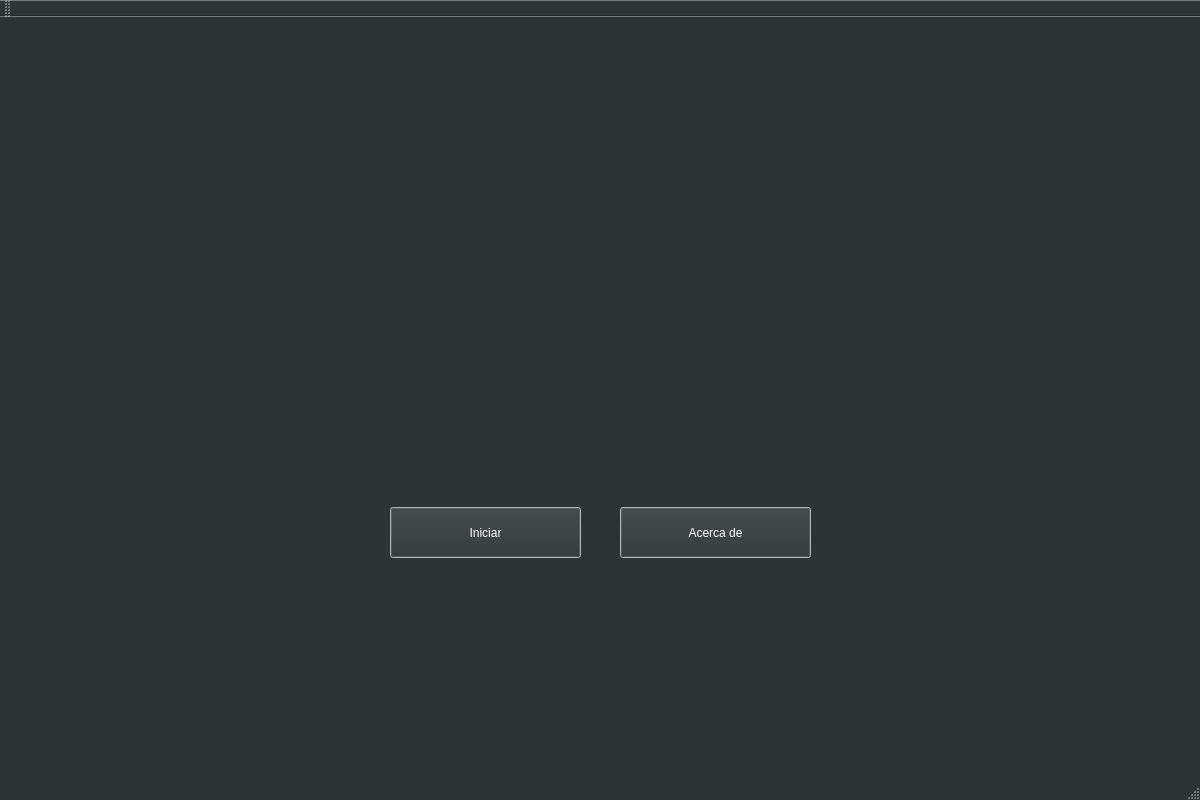
<?xml version="1.0" encoding="UTF-8"?>
<ui version="4.0">
 <class>MainWindow</class>
 <widget class="QMainWindow" name="MainWindow">
  <property name="geometry">
   <rect>
    <x>0</x>
    <y>0</y>
    <width>1200</width>
    <height>800</height>
   </rect>
  </property>
  <property name="palette">
   <palette>
    <active>
     <colorrole role="WindowText">
      <brush brushstyle="SolidPattern">
       <color alpha="255">
        <red>255</red>
        <green>255</green>
        <blue>255</blue>
       </color>
      </brush>
     </colorrole>
     <colorrole role="Button">
      <brush brushstyle="SolidPattern">
       <color alpha="255">
        <red>46</red>
        <green>52</green>
        <blue>54</blue>
       </color>
      </brush>
     </colorrole>
     <colorrole role="Light">
      <brush brushstyle="SolidPattern">
       <color alpha="255">
        <red>69</red>
        <green>78</green>
        <blue>81</blue>
       </color>
      </brush>
     </colorrole>
     <colorrole role="Midlight">
      <brush brushstyle="SolidPattern">
       <color alpha="255">
        <red>57</red>
        <green>65</green>
        <blue>67</blue>
       </color>
      </brush>
     </colorrole>
     <colorrole role="Dark">
      <brush brushstyle="SolidPattern">
       <color alpha="255">
        <red>23</red>
        <green>26</green>
        <blue>27</blue>
       </color>
      </brush>
     </colorrole>
     <colorrole role="Mid">
      <brush brushstyle="SolidPattern">
       <color alpha="255">
        <red>30</red>
        <green>34</green>
        <blue>36</blue>
       </color>
      </brush>
     </colorrole>
     <colorrole role="Text">
      <brush brushstyle="SolidPattern">
       <color alpha="255">
        <red>255</red>
        <green>255</green>
        <blue>255</blue>
       </color>
      </brush>
     </colorrole>
     <colorrole role="BrightText">
      <brush brushstyle="SolidPattern">
       <color alpha="255">
        <red>255</red>
        <green>255</green>
        <blue>255</blue>
       </color>
      </brush>
     </colorrole>
     <colorrole role="ButtonText">
      <brush brushstyle="SolidPattern">
       <color alpha="255">
        <red>255</red>
        <green>255</green>
        <blue>255</blue>
       </color>
      </brush>
     </colorrole>
     <colorrole role="Base">
      <brush brushstyle="SolidPattern">
       <color alpha="255">
        <red>0</red>
        <green>0</green>
        <blue>0</blue>
       </color>
      </brush>
     </colorrole>
     <colorrole role="Window">
      <brush brushstyle="SolidPattern">
       <color alpha="255">
        <red>46</red>
        <green>52</green>
        <blue>54</blue>
       </color>
      </brush>
     </colorrole>
     <colorrole role="Shadow">
      <brush brushstyle="SolidPattern">
       <color alpha="255">
        <red>0</red>
        <green>0</green>
        <blue>0</blue>
       </color>
      </brush>
     </colorrole>
     <colorrole role="AlternateBase">
      <brush brushstyle="SolidPattern">
       <color alpha="255">
        <red>23</red>
        <green>26</green>
        <blue>27</blue>
       </color>
      </brush>
     </colorrole>
     <colorrole role="ToolTipBase">
      <brush brushstyle="SolidPattern">
       <color alpha="255">
        <red>255</red>
        <green>255</green>
        <blue>220</blue>
       </color>
      </brush>
     </colorrole>
     <colorrole role="ToolTipText">
      <brush brushstyle="SolidPattern">
       <color alpha="255">
        <red>0</red>
        <green>0</green>
        <blue>0</blue>
       </color>
      </brush>
     </colorrole>
    </active>
    <inactive>
     <colorrole role="WindowText">
      <brush brushstyle="SolidPattern">
       <color alpha="255">
        <red>255</red>
        <green>255</green>
        <blue>255</blue>
       </color>
      </brush>
     </colorrole>
     <colorrole role="Button">
      <brush brushstyle="SolidPattern">
       <color alpha="255">
        <red>46</red>
        <green>52</green>
        <blue>54</blue>
       </color>
      </brush>
     </colorrole>
     <colorrole role="Light">
      <brush brushstyle="SolidPattern">
       <color alpha="255">
        <red>69</red>
        <green>78</green>
        <blue>81</blue>
       </color>
      </brush>
     </colorrole>
     <colorrole role="Midlight">
      <brush brushstyle="SolidPattern">
       <color alpha="255">
        <red>57</red>
        <green>65</green>
        <blue>67</blue>
       </color>
      </brush>
     </colorrole>
     <colorrole role="Dark">
      <brush brushstyle="SolidPattern">
       <color alpha="255">
        <red>23</red>
        <green>26</green>
        <blue>27</blue>
       </color>
      </brush>
     </colorrole>
     <colorrole role="Mid">
      <brush brushstyle="SolidPattern">
       <color alpha="255">
        <red>30</red>
        <green>34</green>
        <blue>36</blue>
       </color>
      </brush>
     </colorrole>
     <colorrole role="Text">
      <brush brushstyle="SolidPattern">
       <color alpha="255">
        <red>255</red>
        <green>255</green>
        <blue>255</blue>
       </color>
      </brush>
     </colorrole>
     <colorrole role="BrightText">
      <brush brushstyle="SolidPattern">
       <color alpha="255">
        <red>255</red>
        <green>255</green>
        <blue>255</blue>
       </color>
      </brush>
     </colorrole>
     <colorrole role="ButtonText">
      <brush brushstyle="SolidPattern">
       <color alpha="255">
        <red>255</red>
        <green>255</green>
        <blue>255</blue>
       </color>
      </brush>
     </colorrole>
     <colorrole role="Base">
      <brush brushstyle="SolidPattern">
       <color alpha="255">
        <red>0</red>
        <green>0</green>
        <blue>0</blue>
       </color>
      </brush>
     </colorrole>
     <colorrole role="Window">
      <brush brushstyle="SolidPattern">
       <color alpha="255">
        <red>46</red>
        <green>52</green>
        <blue>54</blue>
       </color>
      </brush>
     </colorrole>
     <colorrole role="Shadow">
      <brush brushstyle="SolidPattern">
       <color alpha="255">
        <red>0</red>
        <green>0</green>
        <blue>0</blue>
       </color>
      </brush>
     </colorrole>
     <colorrole role="AlternateBase">
      <brush brushstyle="SolidPattern">
       <color alpha="255">
        <red>23</red>
        <green>26</green>
        <blue>27</blue>
       </color>
      </brush>
     </colorrole>
     <colorrole role="ToolTipBase">
      <brush brushstyle="SolidPattern">
       <color alpha="255">
        <red>255</red>
        <green>255</green>
        <blue>220</blue>
       </color>
      </brush>
     </colorrole>
     <colorrole role="ToolTipText">
      <brush brushstyle="SolidPattern">
       <color alpha="255">
        <red>0</red>
        <green>0</green>
        <blue>0</blue>
       </color>
      </brush>
     </colorrole>
    </inactive>
    <disabled>
     <colorrole role="WindowText">
      <brush brushstyle="SolidPattern">
       <color alpha="255">
        <red>23</red>
        <green>26</green>
        <blue>27</blue>
       </color>
      </brush>
     </colorrole>
     <colorrole role="Button">
      <brush brushstyle="SolidPattern">
       <color alpha="255">
        <red>46</red>
        <green>52</green>
        <blue>54</blue>
       </color>
      </brush>
     </colorrole>
     <colorrole role="Light">
      <brush brushstyle="SolidPattern">
       <color alpha="255">
        <red>69</red>
        <green>78</green>
        <blue>81</blue>
       </color>
      </brush>
     </colorrole>
     <colorrole role="Midlight">
      <brush brushstyle="SolidPattern">
       <color alpha="255">
        <red>57</red>
        <green>65</green>
        <blue>67</blue>
       </color>
      </brush>
     </colorrole>
     <colorrole role="Dark">
      <brush brushstyle="SolidPattern">
       <color alpha="255">
        <red>23</red>
        <green>26</green>
        <blue>27</blue>
       </color>
      </brush>
     </colorrole>
     <colorrole role="Mid">
      <brush brushstyle="SolidPattern">
       <color alpha="255">
        <red>30</red>
        <green>34</green>
        <blue>36</blue>
       </color>
      </brush>
     </colorrole>
     <colorrole role="Text">
      <brush brushstyle="SolidPattern">
       <color alpha="255">
        <red>23</red>
        <green>26</green>
        <blue>27</blue>
       </color>
      </brush>
     </colorrole>
     <colorrole role="BrightText">
      <brush brushstyle="SolidPattern">
       <color alpha="255">
        <red>255</red>
        <green>255</green>
        <blue>255</blue>
       </color>
      </brush>
     </colorrole>
     <colorrole role="ButtonText">
      <brush brushstyle="SolidPattern">
       <color alpha="255">
        <red>23</red>
        <green>26</green>
        <blue>27</blue>
       </color>
      </brush>
     </colorrole>
     <colorrole role="Base">
      <brush brushstyle="SolidPattern">
       <color alpha="255">
        <red>46</red>
        <green>52</green>
        <blue>54</blue>
       </color>
      </brush>
     </colorrole>
     <colorrole role="Window">
      <brush brushstyle="SolidPattern">
       <color alpha="255">
        <red>46</red>
        <green>52</green>
        <blue>54</blue>
       </color>
      </brush>
     </colorrole>
     <colorrole role="Shadow">
      <brush brushstyle="SolidPattern">
       <color alpha="255">
        <red>0</red>
        <green>0</green>
        <blue>0</blue>
       </color>
      </brush>
     </colorrole>
     <colorrole role="AlternateBase">
      <brush brushstyle="SolidPattern">
       <color alpha="255">
        <red>46</red>
        <green>52</green>
        <blue>54</blue>
       </color>
      </brush>
     </colorrole>
     <colorrole role="ToolTipBase">
      <brush brushstyle="SolidPattern">
       <color alpha="255">
        <red>255</red>
        <green>255</green>
        <blue>220</blue>
       </color>
      </brush>
     </colorrole>
     <colorrole role="ToolTipText">
      <brush brushstyle="SolidPattern">
       <color alpha="255">
        <red>0</red>
        <green>0</green>
        <blue>0</blue>
       </color>
      </brush>
     </colorrole>
    </disabled>
   </palette>
  </property>
  <property name="windowTitle">
   <string>MainWindow</string>
  </property>
  <widget class="QWidget" name="centralWidget">
   <widget class="QPushButton" name="startButton">
    <property name="geometry">
     <rect>
      <x>390</x>
      <y>490</y>
      <width>191</width>
      <height>51</height>
     </rect>
    </property>
    <property name="palette">
     <palette>
      <active>
       <colorrole role="WindowText">
        <brush brushstyle="SolidPattern">
         <color alpha="255">
          <red>0</red>
          <green>0</green>
          <blue>0</blue>
         </color>
        </brush>
       </colorrole>
       <colorrole role="Button">
        <brush brushstyle="SolidPattern">
         <color alpha="255">
          <red>46</red>
          <green>52</green>
          <blue>54</blue>
         </color>
        </brush>
       </colorrole>
       <colorrole role="Light">
        <brush brushstyle="SolidPattern">
         <color alpha="255">
          <red>255</red>
          <green>255</green>
          <blue>255</blue>
         </color>
        </brush>
       </colorrole>
       <colorrole role="Midlight">
        <brush brushstyle="SolidPattern">
         <color alpha="255">
          <red>255</red>
          <green>255</green>
          <blue>255</blue>
         </color>
        </brush>
       </colorrole>
       <colorrole role="Dark">
        <brush brushstyle="SolidPattern">
         <color alpha="255">
          <red>127</red>
          <green>127</green>
          <blue>127</blue>
         </color>
        </brush>
       </colorrole>
       <colorrole role="Mid">
        <brush brushstyle="SolidPattern">
         <color alpha="255">
          <red>170</red>
          <green>170</green>
          <blue>170</blue>
         </color>
        </brush>
       </colorrole>
       <colorrole role="Text">
        <brush brushstyle="SolidPattern">
         <color alpha="255">
          <red>0</red>
          <green>0</green>
          <blue>0</blue>
         </color>
        </brush>
       </colorrole>
       <colorrole role="BrightText">
        <brush brushstyle="SolidPattern">
         <color alpha="255">
          <red>255</red>
          <green>255</green>
          <blue>255</blue>
         </color>
        </brush>
       </colorrole>
       <colorrole role="ButtonText">
        <brush brushstyle="SolidPattern">
         <color alpha="255">
          <red>255</red>
          <green>255</green>
          <blue>255</blue>
         </color>
        </brush>
       </colorrole>
       <colorrole role="Base">
        <brush brushstyle="SolidPattern">
         <color alpha="255">
          <red>255</red>
          <green>255</green>
          <blue>255</blue>
         </color>
        </brush>
       </colorrole>
       <colorrole role="Window">
        <brush brushstyle="SolidPattern">
         <color alpha="255">
          <red>255</red>
          <green>255</green>
          <blue>255</blue>
         </color>
        </brush>
       </colorrole>
       <colorrole role="Shadow">
        <brush brushstyle="SolidPattern">
         <color alpha="255">
          <red>0</red>
          <green>0</green>
          <blue>0</blue>
         </color>
        </brush>
       </colorrole>
       <colorrole role="AlternateBase">
        <brush brushstyle="SolidPattern">
         <color alpha="255">
          <red>255</red>
          <green>255</green>
          <blue>255</blue>
         </color>
        </brush>
       </colorrole>
       <colorrole role="ToolTipBase">
        <brush brushstyle="SolidPattern">
         <color alpha="255">
          <red>255</red>
          <green>255</green>
          <blue>220</blue>
         </color>
        </brush>
       </colorrole>
       <colorrole role="ToolTipText">
        <brush brushstyle="SolidPattern">
         <color alpha="255">
          <red>0</red>
          <green>0</green>
          <blue>0</blue>
         </color>
        </brush>
       </colorrole>
      </active>
      <inactive>
       <colorrole role="WindowText">
        <brush brushstyle="SolidPattern">
         <color alpha="255">
          <red>0</red>
          <green>0</green>
          <blue>0</blue>
         </color>
        </brush>
       </colorrole>
       <colorrole role="Button">
        <brush brushstyle="SolidPattern">
         <color alpha="255">
          <red>46</red>
          <green>52</green>
          <blue>54</blue>
         </color>
        </brush>
       </colorrole>
       <colorrole role="Light">
        <brush brushstyle="SolidPattern">
         <color alpha="255">
          <red>255</red>
          <green>255</green>
          <blue>255</blue>
         </color>
        </brush>
       </colorrole>
       <colorrole role="Midlight">
        <brush brushstyle="SolidPattern">
         <color alpha="255">
          <red>255</red>
          <green>255</green>
          <blue>255</blue>
         </color>
        </brush>
       </colorrole>
       <colorrole role="Dark">
        <brush brushstyle="SolidPattern">
         <color alpha="255">
          <red>127</red>
          <green>127</green>
          <blue>127</blue>
         </color>
        </brush>
       </colorrole>
       <colorrole role="Mid">
        <brush brushstyle="SolidPattern">
         <color alpha="255">
          <red>170</red>
          <green>170</green>
          <blue>170</blue>
         </color>
        </brush>
       </colorrole>
       <colorrole role="Text">
        <brush brushstyle="SolidPattern">
         <color alpha="255">
          <red>0</red>
          <green>0</green>
          <blue>0</blue>
         </color>
        </brush>
       </colorrole>
       <colorrole role="BrightText">
        <brush brushstyle="SolidPattern">
         <color alpha="255">
          <red>255</red>
          <green>255</green>
          <blue>255</blue>
         </color>
        </brush>
       </colorrole>
       <colorrole role="ButtonText">
        <brush brushstyle="SolidPattern">
         <color alpha="255">
          <red>255</red>
          <green>255</green>
          <blue>255</blue>
         </color>
        </brush>
       </colorrole>
       <colorrole role="Base">
        <brush brushstyle="SolidPattern">
         <color alpha="255">
          <red>255</red>
          <green>255</green>
          <blue>255</blue>
         </color>
        </brush>
       </colorrole>
       <colorrole role="Window">
        <brush brushstyle="SolidPattern">
         <color alpha="255">
          <red>255</red>
          <green>255</green>
          <blue>255</blue>
         </color>
        </brush>
       </colorrole>
       <colorrole role="Shadow">
        <brush brushstyle="SolidPattern">
         <color alpha="255">
          <red>0</red>
          <green>0</green>
          <blue>0</blue>
         </color>
        </brush>
       </colorrole>
       <colorrole role="AlternateBase">
        <brush brushstyle="SolidPattern">
         <color alpha="255">
          <red>255</red>
          <green>255</green>
          <blue>255</blue>
         </color>
        </brush>
       </colorrole>
       <colorrole role="ToolTipBase">
        <brush brushstyle="SolidPattern">
         <color alpha="255">
          <red>255</red>
          <green>255</green>
          <blue>220</blue>
         </color>
        </brush>
       </colorrole>
       <colorrole role="ToolTipText">
        <brush brushstyle="SolidPattern">
         <color alpha="255">
          <red>0</red>
          <green>0</green>
          <blue>0</blue>
         </color>
        </brush>
       </colorrole>
      </inactive>
      <disabled>
       <colorrole role="WindowText">
        <brush brushstyle="SolidPattern">
         <color alpha="255">
          <red>127</red>
          <green>127</green>
          <blue>127</blue>
         </color>
        </brush>
       </colorrole>
       <colorrole role="Button">
        <brush brushstyle="SolidPattern">
         <color alpha="255">
          <red>46</red>
          <green>52</green>
          <blue>54</blue>
         </color>
        </brush>
       </colorrole>
       <colorrole role="Light">
        <brush brushstyle="SolidPattern">
         <color alpha="255">
          <red>255</red>
          <green>255</green>
          <blue>255</blue>
         </color>
        </brush>
       </colorrole>
       <colorrole role="Midlight">
        <brush brushstyle="SolidPattern">
         <color alpha="255">
          <red>255</red>
          <green>255</green>
          <blue>255</blue>
         </color>
        </brush>
       </colorrole>
       <colorrole role="Dark">
        <brush brushstyle="SolidPattern">
         <color alpha="255">
          <red>127</red>
          <green>127</green>
          <blue>127</blue>
         </color>
        </brush>
       </colorrole>
       <colorrole role="Mid">
        <brush brushstyle="SolidPattern">
         <color alpha="255">
          <red>170</red>
          <green>170</green>
          <blue>170</blue>
         </color>
        </brush>
       </colorrole>
       <colorrole role="Text">
        <brush brushstyle="SolidPattern">
         <color alpha="255">
          <red>127</red>
          <green>127</green>
          <blue>127</blue>
         </color>
        </brush>
       </colorrole>
       <colorrole role="BrightText">
        <brush brushstyle="SolidPattern">
         <color alpha="255">
          <red>255</red>
          <green>255</green>
          <blue>255</blue>
         </color>
        </brush>
       </colorrole>
       <colorrole role="ButtonText">
        <brush brushstyle="SolidPattern">
         <color alpha="255">
          <red>127</red>
          <green>127</green>
          <blue>127</blue>
         </color>
        </brush>
       </colorrole>
       <colorrole role="Base">
        <brush brushstyle="SolidPattern">
         <color alpha="255">
          <red>255</red>
          <green>255</green>
          <blue>255</blue>
         </color>
        </brush>
       </colorrole>
       <colorrole role="Window">
        <brush brushstyle="SolidPattern">
         <color alpha="255">
          <red>255</red>
          <green>255</green>
          <blue>255</blue>
         </color>
        </brush>
       </colorrole>
       <colorrole role="Shadow">
        <brush brushstyle="SolidPattern">
         <color alpha="255">
          <red>0</red>
          <green>0</green>
          <blue>0</blue>
         </color>
        </brush>
       </colorrole>
       <colorrole role="AlternateBase">
        <brush brushstyle="SolidPattern">
         <color alpha="255">
          <red>255</red>
          <green>255</green>
          <blue>255</blue>
         </color>
        </brush>
       </colorrole>
       <colorrole role="ToolTipBase">
        <brush brushstyle="SolidPattern">
         <color alpha="255">
          <red>255</red>
          <green>255</green>
          <blue>220</blue>
         </color>
        </brush>
       </colorrole>
       <colorrole role="ToolTipText">
        <brush brushstyle="SolidPattern">
         <color alpha="255">
          <red>0</red>
          <green>0</green>
          <blue>0</blue>
         </color>
        </brush>
       </colorrole>
      </disabled>
     </palette>
    </property>
    <property name="text">
     <string>Iniciar</string>
    </property>
   </widget>
   <widget class="QPushButton" name="acercade">
    <property name="geometry">
     <rect>
      <x>620</x>
      <y>490</y>
      <width>191</width>
      <height>51</height>
     </rect>
    </property>
    <property name="palette">
     <palette>
      <active>
       <colorrole role="WindowText">
        <brush brushstyle="SolidPattern">
         <color alpha="255">
          <red>0</red>
          <green>0</green>
          <blue>0</blue>
         </color>
        </brush>
       </colorrole>
       <colorrole role="Button">
        <brush brushstyle="SolidPattern">
         <color alpha="255">
          <red>46</red>
          <green>52</green>
          <blue>54</blue>
         </color>
        </brush>
       </colorrole>
       <colorrole role="Light">
        <brush brushstyle="SolidPattern">
         <color alpha="255">
          <red>255</red>
          <green>255</green>
          <blue>255</blue>
         </color>
        </brush>
       </colorrole>
       <colorrole role="Midlight">
        <brush brushstyle="SolidPattern">
         <color alpha="255">
          <red>255</red>
          <green>255</green>
          <blue>255</blue>
         </color>
        </brush>
       </colorrole>
       <colorrole role="Dark">
        <brush brushstyle="SolidPattern">
         <color alpha="255">
          <red>127</red>
          <green>127</green>
          <blue>127</blue>
         </color>
        </brush>
       </colorrole>
       <colorrole role="Mid">
        <brush brushstyle="SolidPattern">
         <color alpha="255">
          <red>170</red>
          <green>170</green>
          <blue>170</blue>
         </color>
        </brush>
       </colorrole>
       <colorrole role="Text">
        <brush brushstyle="SolidPattern">
         <color alpha="255">
          <red>0</red>
          <green>0</green>
          <blue>0</blue>
         </color>
        </brush>
       </colorrole>
       <colorrole role="BrightText">
        <brush brushstyle="SolidPattern">
         <color alpha="255">
          <red>255</red>
          <green>255</green>
          <blue>255</blue>
         </color>
        </brush>
       </colorrole>
       <colorrole role="ButtonText">
        <brush brushstyle="SolidPattern">
         <color alpha="255">
          <red>255</red>
          <green>255</green>
          <blue>255</blue>
         </color>
        </brush>
       </colorrole>
       <colorrole role="Base">
        <brush brushstyle="SolidPattern">
         <color alpha="255">
          <red>255</red>
          <green>255</green>
          <blue>255</blue>
         </color>
        </brush>
       </colorrole>
       <colorrole role="Window">
        <brush brushstyle="SolidPattern">
         <color alpha="255">
          <red>255</red>
          <green>255</green>
          <blue>255</blue>
         </color>
        </brush>
       </colorrole>
       <colorrole role="Shadow">
        <brush brushstyle="SolidPattern">
         <color alpha="255">
          <red>0</red>
          <green>0</green>
          <blue>0</blue>
         </color>
        </brush>
       </colorrole>
       <colorrole role="AlternateBase">
        <brush brushstyle="SolidPattern">
         <color alpha="255">
          <red>255</red>
          <green>255</green>
          <blue>255</blue>
         </color>
        </brush>
       </colorrole>
       <colorrole role="ToolTipBase">
        <brush brushstyle="SolidPattern">
         <color alpha="255">
          <red>255</red>
          <green>255</green>
          <blue>220</blue>
         </color>
        </brush>
       </colorrole>
       <colorrole role="ToolTipText">
        <brush brushstyle="SolidPattern">
         <color alpha="255">
          <red>0</red>
          <green>0</green>
          <blue>0</blue>
         </color>
        </brush>
       </colorrole>
      </active>
      <inactive>
       <colorrole role="WindowText">
        <brush brushstyle="SolidPattern">
         <color alpha="255">
          <red>0</red>
          <green>0</green>
          <blue>0</blue>
         </color>
        </brush>
       </colorrole>
       <colorrole role="Button">
        <brush brushstyle="SolidPattern">
         <color alpha="255">
          <red>46</red>
          <green>52</green>
          <blue>54</blue>
         </color>
        </brush>
       </colorrole>
       <colorrole role="Light">
        <brush brushstyle="SolidPattern">
         <color alpha="255">
          <red>255</red>
          <green>255</green>
          <blue>255</blue>
         </color>
        </brush>
       </colorrole>
       <colorrole role="Midlight">
        <brush brushstyle="SolidPattern">
         <color alpha="255">
          <red>255</red>
          <green>255</green>
          <blue>255</blue>
         </color>
        </brush>
       </colorrole>
       <colorrole role="Dark">
        <brush brushstyle="SolidPattern">
         <color alpha="255">
          <red>127</red>
          <green>127</green>
          <blue>127</blue>
         </color>
        </brush>
       </colorrole>
       <colorrole role="Mid">
        <brush brushstyle="SolidPattern">
         <color alpha="255">
          <red>170</red>
          <green>170</green>
          <blue>170</blue>
         </color>
        </brush>
       </colorrole>
       <colorrole role="Text">
        <brush brushstyle="SolidPattern">
         <color alpha="255">
          <red>0</red>
          <green>0</green>
          <blue>0</blue>
         </color>
        </brush>
       </colorrole>
       <colorrole role="BrightText">
        <brush brushstyle="SolidPattern">
         <color alpha="255">
          <red>255</red>
          <green>255</green>
          <blue>255</blue>
         </color>
        </brush>
       </colorrole>
       <colorrole role="ButtonText">
        <brush brushstyle="SolidPattern">
         <color alpha="255">
          <red>255</red>
          <green>255</green>
          <blue>255</blue>
         </color>
        </brush>
       </colorrole>
       <colorrole role="Base">
        <brush brushstyle="SolidPattern">
         <color alpha="255">
          <red>255</red>
          <green>255</green>
          <blue>255</blue>
         </color>
        </brush>
       </colorrole>
       <colorrole role="Window">
        <brush brushstyle="SolidPattern">
         <color alpha="255">
          <red>255</red>
          <green>255</green>
          <blue>255</blue>
         </color>
        </brush>
       </colorrole>
       <colorrole role="Shadow">
        <brush brushstyle="SolidPattern">
         <color alpha="255">
          <red>0</red>
          <green>0</green>
          <blue>0</blue>
         </color>
        </brush>
       </colorrole>
       <colorrole role="AlternateBase">
        <brush brushstyle="SolidPattern">
         <color alpha="255">
          <red>255</red>
          <green>255</green>
          <blue>255</blue>
         </color>
        </brush>
       </colorrole>
       <colorrole role="ToolTipBase">
        <brush brushstyle="SolidPattern">
         <color alpha="255">
          <red>255</red>
          <green>255</green>
          <blue>220</blue>
         </color>
        </brush>
       </colorrole>
       <colorrole role="ToolTipText">
        <brush brushstyle="SolidPattern">
         <color alpha="255">
          <red>0</red>
          <green>0</green>
          <blue>0</blue>
         </color>
        </brush>
       </colorrole>
      </inactive>
      <disabled>
       <colorrole role="WindowText">
        <brush brushstyle="SolidPattern">
         <color alpha="255">
          <red>127</red>
          <green>127</green>
          <blue>127</blue>
         </color>
        </brush>
       </colorrole>
       <colorrole role="Button">
        <brush brushstyle="SolidPattern">
         <color alpha="255">
          <red>46</red>
          <green>52</green>
          <blue>54</blue>
         </color>
        </brush>
       </colorrole>
       <colorrole role="Light">
        <brush brushstyle="SolidPattern">
         <color alpha="255">
          <red>255</red>
          <green>255</green>
          <blue>255</blue>
         </color>
        </brush>
       </colorrole>
       <colorrole role="Midlight">
        <brush brushstyle="SolidPattern">
         <color alpha="255">
          <red>255</red>
          <green>255</green>
          <blue>255</blue>
         </color>
        </brush>
       </colorrole>
       <colorrole role="Dark">
        <brush brushstyle="SolidPattern">
         <color alpha="255">
          <red>127</red>
          <green>127</green>
          <blue>127</blue>
         </color>
        </brush>
       </colorrole>
       <colorrole role="Mid">
        <brush brushstyle="SolidPattern">
         <color alpha="255">
          <red>170</red>
          <green>170</green>
          <blue>170</blue>
         </color>
        </brush>
       </colorrole>
       <colorrole role="Text">
        <brush brushstyle="SolidPattern">
         <color alpha="255">
          <red>127</red>
          <green>127</green>
          <blue>127</blue>
         </color>
        </brush>
       </colorrole>
       <colorrole role="BrightText">
        <brush brushstyle="SolidPattern">
         <color alpha="255">
          <red>255</red>
          <green>255</green>
          <blue>255</blue>
         </color>
        </brush>
       </colorrole>
       <colorrole role="ButtonText">
        <brush brushstyle="SolidPattern">
         <color alpha="255">
          <red>127</red>
          <green>127</green>
          <blue>127</blue>
         </color>
        </brush>
       </colorrole>
       <colorrole role="Base">
        <brush brushstyle="SolidPattern">
         <color alpha="255">
          <red>255</red>
          <green>255</green>
          <blue>255</blue>
         </color>
        </brush>
       </colorrole>
       <colorrole role="Window">
        <brush brushstyle="SolidPattern">
         <color alpha="255">
          <red>255</red>
          <green>255</green>
          <blue>255</blue>
         </color>
        </brush>
       </colorrole>
       <colorrole role="Shadow">
        <brush brushstyle="SolidPattern">
         <color alpha="255">
          <red>0</red>
          <green>0</green>
          <blue>0</blue>
         </color>
        </brush>
       </colorrole>
       <colorrole role="AlternateBase">
        <brush brushstyle="SolidPattern">
         <color alpha="255">
          <red>255</red>
          <green>255</green>
          <blue>255</blue>
         </color>
        </brush>
       </colorrole>
       <colorrole role="ToolTipBase">
        <brush brushstyle="SolidPattern">
         <color alpha="255">
          <red>255</red>
          <green>255</green>
          <blue>220</blue>
         </color>
        </brush>
       </colorrole>
       <colorrole role="ToolTipText">
        <brush brushstyle="SolidPattern">
         <color alpha="255">
          <red>0</red>
          <green>0</green>
          <blue>0</blue>
         </color>
        </brush>
       </colorrole>
      </disabled>
     </palette>
    </property>
    <property name="text">
     <string>Acerca de</string>
    </property>
   </widget>
  </widget>
  <widget class="QMenuBar" name="menuBar">
   <property name="geometry">
    <rect>
     <x>0</x>
     <y>0</y>
     <width>1200</width>
     <height>25</height>
    </rect>
   </property>
  </widget>
  <widget class="QToolBar" name="mainToolBar">
   <attribute name="toolBarArea">
    <enum>TopToolBarArea</enum>
   </attribute>
   <attribute name="toolBarBreak">
    <bool>false</bool>
   </attribute>
  </widget>
  <widget class="QStatusBar" name="statusBar"/>
 </widget>
 <layoutdefault spacing="6" margin="11"/>
 <resources/>
 <connections/>
</ui>
